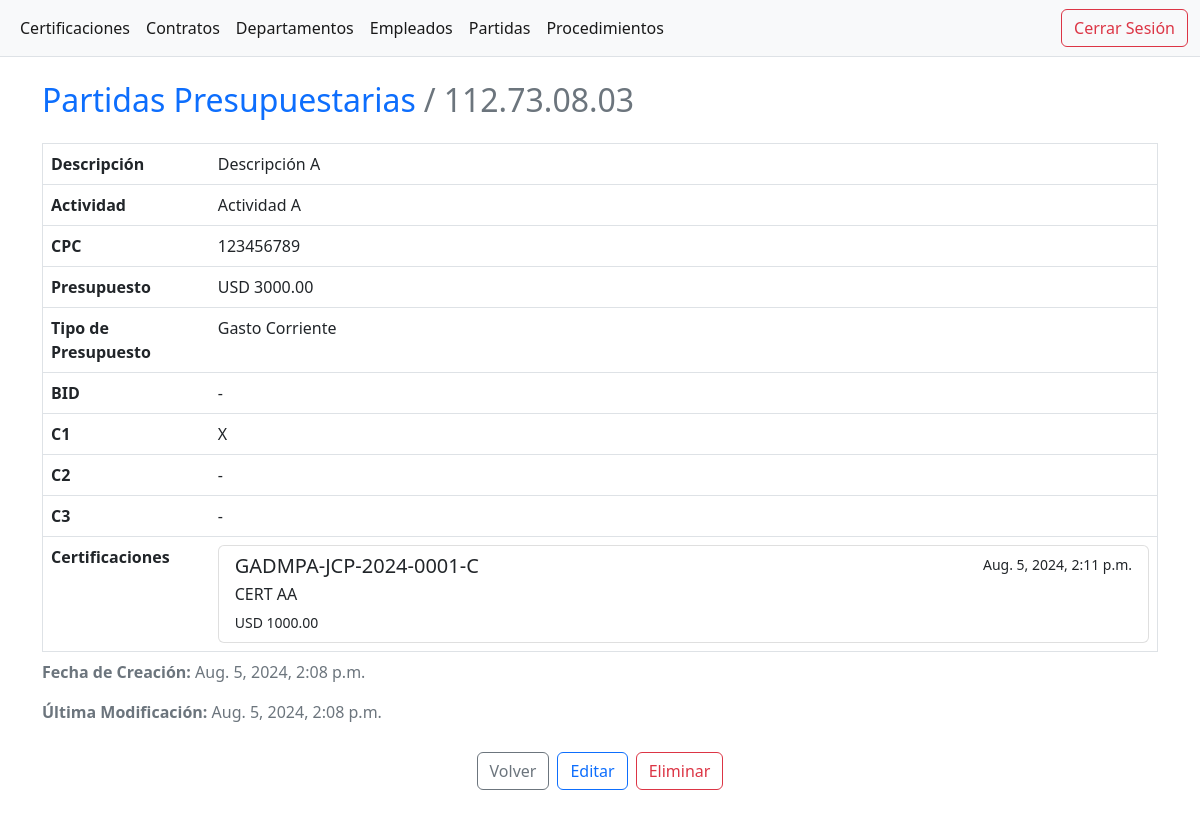
The app's page /budget_item/201/ (signed in) with its own data.
### apps/budget_item/models.py (models this page shows, shortened)
class BudgetItem(AuditModel):
    number = models.CharField(max_length=255)
    cpc = models.CharField(max_length=15)
    description = models.TextField()
    activity = models.TextField()
    budget = models.DecimalField(
        max_digits=20, decimal_places=2, validators=[MinValueValidator(0)])
    budget_type = models.CharField(max_length=21, choices=BudgetType.choices)
    bid = models.BooleanField(default=False)
    c1 = models.BooleanField(default=False)
    c2 = models.BooleanField(default=False)
    c3 = models.BooleanField(default=False)
    class Meta:
        ordering = ["number", "description", "activity"]
        unique_together = ["number", "description", "activity"]

### apps/certification/models.py (models this page shows, shortened)
class Certification(AuditModel):
    number = models.CharField(max_length=25)
    department = models.ForeignKey(Department, on_delete=models.PROTECT)
    budget_item = models.ForeignKey(BudgetItem, on_delete=models.PROTECT)
    procedure = models.ForeignKey(Procedure, on_delete=models.PROTECT)
    description = models.TextField()
    budget = models.DecimalField(
        max_digits=20, decimal_places=2, validators=[MinValueValidator(0)])
    class Meta:
        ordering = ["number", "budget_item", "description"]
        unique_together = ["number", "budget_item"]

### apps/budget_item/views.py (the view)
# urls.py: path("<int:pk>/", views.detail_budget_item, name="detail"),
def detail_budget_item(request: HttpRequest, pk: int) -> HttpResponse:
    try:
        budget_item = BudgetItem.objects.get(pk=pk)
    except BudgetItem.DoesNotExist:
        context = {"message": "Partida presupuestaria no encontrada"}
        return render(request, "budget_item/list.html", context)
    except Exception as error:
        context = {"Exception": error}
        return render(request, "budget_item/list.html", context)
    else:
        context = {"budget_item": budget_item}
        return render(request, "budget_item/detail.html", context)

### templates/budget_item/detail.html (shortened to what this page needs)
{% extends 'base.html' %}
{% block body %}
  <table class="table border">
    <caption>
      <b>Fecha de Creación:</b> {{ budget_item.create_at }}
    </caption>
    <caption>
      <b>Última Modificación:</b> {{ budget_item.update_at }}
    </caption>
    <thead class="table-light">
      <tr>
        <ol class="breadcrumb">
          <li class="breadcrumb-item h2" aria-current="page">
            <a class="text-decoration-none" href="{% url 'budget_item:list' %}">Partidas Presupuestarias</a>
          </li>
          <li class="breadcrumb-item h2 active" aria-current="page">{{ budget_item.number }}</li>
        </ol>
      </tr>
    </thead>
    <tbody>
      <tr>
        <td style="width: 15%">
          <b>Descripción</b>
        </td>
        <td>{{ budget_item.description }}</td>
      </tr>
      <tr>
        <td style="width: 15%">
          <b>Actividad</b>
        </td>
        <td>{{ budget_item.activity }}</td>
      </tr>
      <tr>
        <td style="width: 15%">
          <b>CPC</b>
        </td>
        <td>{{ budget_item.cpc }}</td>
      </tr>
      <tr>
        <td style="width: 15%">
          <b>Presupuesto</b>
        </td>
        <td>USD {{ budget_item.budget }}</td>
      </tr>
      <tr>
        <td style="width: 15%">
          <b>Tipo de Presupuesto</b>
        </td>
        <td>{{ budget_item.budget_type }}</td>
      </tr>
      <tr>
        <td style="width: 15%">
          <b>BID</b>
        </td>
        <td>{% if budget_item.bid %} X {% else %} - {% endif %}</td>
      </tr>
      <tr>
        <td style="width: 15%">
          <b>C1</b>
        </td>
        <td>{% if budget_item.c1 %} X {% else %} - {% endif %}</td>
      </tr>
      <tr>
        <td style="width: 15%">
          <b>C2</b>
        </td>
        <td>{% if budget_item.c2 %} X {% else %} - {% endif %}</td>
      </tr>
      <tr>
        <td style="width: 15%">
          <b>C3</b>
        </td>
        <td>{% if budget_item.c3 %} X {% else %} - {% endif %}</td>
      </tr>
      <tr>
        <td style="width: 15%">
          <b>Certificaciones</b>
        </td>
        <td>
          <div class="list-group">
            {% if budget_item.certification_set.all %}
              {% for certification in budget_item.certification_set.all %}
                <a href="{% url 'certification:detail' certification.pk %}" class="list-group-item list-group-item-action" aria-current="true">
                  <div class="d-flex w-100 justify-content-between">
                    <h5 class="mb-1">{{ certification.number }}</h5>
                    <small>{{ certification.create_at}}</small>
                  </div>
                  <p class="mb-1">{{ certification.description }}</p>
                  <small>USD {{ certification.budget }}</small>
                </a>
              {% endfor %}
            {% else %}
              -
            {% endif %}
          </div>
        </td>
      </tr>
    </tbody>
  </table>
  <div class="d-flex justify-content-center">
    <a href="{% url 'budget_item:list' %}" class="m-1 btn btn-outline-secondary">Volver</a>
    <a href="{% url 'budget_item:update' budget_item.pk %}" class="m-1 btn btn-outline-primary">Editar</a>
    <a href="{% url 'budget_item:delete' budget_item.pk %}" class="m-1 btn btn-outline-danger">Eliminar</a>
  </div>
{% endblock %}

### records on screen
BudgetItem: create_at "Aug. 5, 2024, 2:08 p.m.", update_at "Aug. 5, 2024, 2:08 p.m.", number "112.73.08.03", description "Descripción A", activity "Actividad A", cpc "123456789", budget "3000.00", budget_type "Gasto Corriente"
Certification: number "GADMPA-JCP-2024-0001-C", create_at "Aug. 5, 2024, 2:11 p.m.", description "CERT AA", budget "1000.00"
